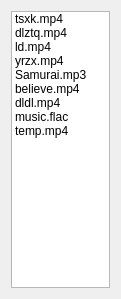
<?xml version="1.0" encoding="UTF-8"?>
<ui version="4.0">
 <class>PlayListWind</class>
 <widget class="QWidget" name="PlayListWind">
  <property name="geometry">
   <rect>
    <x>0</x>
    <y>0</y>
    <width>121</width>
    <height>299</height>
   </rect>
  </property>
  <property name="windowTitle">
   <string>Form</string>
  </property>
  <layout class="QVBoxLayout" name="verticalLayout">
   <item>
    <widget class="QListWidget" name="list">
     <item>
      <property name="text">
       <string>tsxk.mp4</string>
      </property>
     </item>
     <item>
      <property name="text">
       <string>dlztq.mp4</string>
      </property>
     </item>
     <item>
      <property name="text">
       <string>ld.mp4</string>
      </property>
     </item>
     <item>
      <property name="text">
       <string>yrzx.mp4</string>
      </property>
     </item>
     <item>
      <property name="text">
       <string>Samurai.mp3</string>
      </property>
     </item>
     <item>
      <property name="text">
       <string>believe.mp4</string>
      </property>
     </item>
     <item>
      <property name="text">
       <string>dldl.mp4</string>
      </property>
     </item>
     <item>
      <property name="text">
       <string>music.flac</string>
      </property>
     </item>
     <item>
      <property name="text">
       <string>temp.mp4</string>
      </property>
     </item>
    </widget>
   </item>
  </layout>
 </widget>
 <resources/>
 <connections/>
</ui>
